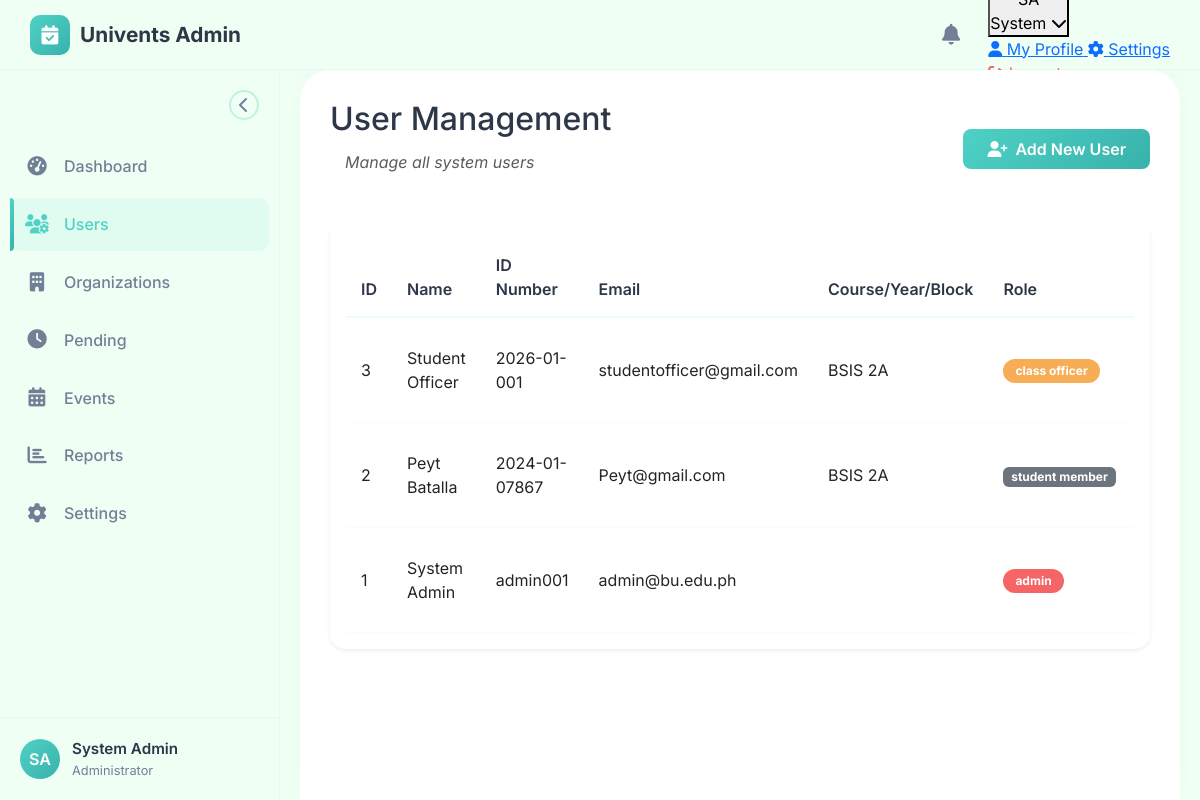
Page /Admin/users.php (signed in) on the committed database.
### tables this page shows
CREATE TABLE `users` (
  `user_id` int(11) NOT NULL,
  `id_number` varchar(20) NOT NULL,
  `first_name` varchar(50) NOT NULL,
  `last_name` varchar(50) NOT NULL,
  `email` varchar(100) NOT NULL,
  `password` varchar(255) NOT NULL,
  `profile_picture` varchar(255) DEFAULT NULL,
  `contact_number` varchar(20) DEFAULT NULL,
  `year_level` int(11) DEFAULT NULL,
  `course` varchar(50) DEFAULT NULL,
  `block` varchar(10) DEFAULT NULL,
  `role` enum('admin','org_officer','class_officer','student_member') NOT NULL,
  `status` enum('active','inactive','pending') DEFAULT 'pending',
  `created_at` timestamp NOT NULL DEFAULT current_timestamp(),
  `updated_at` timestamp NOT NULL DEFAULT current_timestamp() ON UPDATE current_timestamp()
);

### config.php (called while the page is built, shortened)
<?php
function getCurrentUser($conn) {
    if (isset($_SESSION['user_id'])) {
        $user_id = $_SESSION['user_id'];
        $sql = "SELECT * FROM users WHERE user_id = ?";
        $stmt = $conn->prepare($sql);
        $stmt->bind_param("i", $user_id);
        $stmt->execute();
        $result = $stmt->get_result();
        return $result->fetch_assoc();
    }
    return null;
}
function getUserInitials($user) {
    return strtoupper(substr($user['first_name'], 0, 1) . substr($user['last_name'], 0, 1));
}
?>

### Admin/users.php (the view, shortened to what this page needs)
<?php
require_once '../config.php';
$user = getCurrentUser($conn);
$users_sql = "SELECT * FROM users ORDER BY created_at DESC";
$users_result = $conn->query($users_sql);
?>
<!DOCTYPE html>
<html lang="en">
<head>
    <link href="https://cdn.jsdelivr.net/npm/bootstrap@5.3.0/dist/css/bootstrap.min.css" rel="stylesheet">
    <link rel="stylesheet" href="https://cdnjs.cloudflare.com/ajax/libs/font-awesome/6.4.0/css/all.min.css">
    <link rel="stylesheet" href="../style.css">
    <link rel="stylesheet" href="../style3.css">
</head>
<body class="dashboard-body">
    <?php include 'nav_sidebar_admin.php'; ?>
    <div class="main-content" id="mainContent">
        <div class="dashboard-content">
            <div class="d-flex justify-content-between align-items-center mb-4">
                <div>
                    <h2 class="mb-1">User Management</h2>
                    <p class="text-muted">Manage all system users</p>
                </div>
                <button class="btn btn-primary" data-bs-toggle="modal" data-bs-target="#addUserModal">
                    <i class="fas fa-user-plus me-2"></i>Add New User
                </button>
            </div>
            <div class="card border-0 shadow-sm">
                <div class="card-body">
                    <div class="table-responsive">
                        <table class="table table-hover">
                            <thead>
                                <tr>
                                    <th>ID</th>
                                    <th>Name</th>
                                    <th>ID Number</th>
                                    <th>Email</th>
                                    <th>Course/Year/Block</th>
                                    <th>Role</th>
                                    <th>Status</th>
                                </tr>
                            </thead>
                            <tbody>
                                <?php while($u = $users_result->fetch_assoc()): ?>
                                <tr>
                                    <td><?php echo $u['user_id']; ?></td>
                                    <td><?php echo $u['first_name'] . ' ' . $u['last_name']; ?></td>
                                    <td><?php echo $u['id_number']; ?></td>
                                    <td><?php echo $u['email']; ?></td>
                                    <td><?php echo $u['course'] . ' ' . $u['year_level'] . $u['block']; ?></td>
                                    <td>
                                        <span class="badge bg-<?php
                                            echo $u['role'] == 'admin' ? 'danger' :
                                                ($u['role'] == 'org_officer' ? 'primary' :
                                                ($u['role'] == 'class_officer' ? 'warning' : 'secondary'));
                                        ?>">
                                            <?php echo str_replace('_', ' ', $u['role']); ?>
                                        </span>
                                    </td>
                                    <td>
                                    </td>
                                </tr>
                                <?php endwhile; ?>
                            </tbody>
                        </table>
                    </div>
                </div>
            </div>
        </div>
    </div>
</div>
</body>
</html>

### Admin/nav_sidebar_admin.php (shortened to what this page needs)
<nav class="dashboard-navbar">
    <div class="nav-left">
        <div class="navbar-brand">
            <i class="fas fa-calendar-check brand-icon"></i>
            <span class="brand-text">Univents Admin</span>
        </div>
    </div>
    <div class="nav-right">
        <div class="notification-dropdown" id="notificationDropdown">
            <button class="notification-btn" id="notificationBtn">
                <i class="fas fa-bell"></i>
            </button>
        </div>
        <div class="user-profile-dropdown">
            <button class="user-profile-btn" id="profileBtn">
                <div class="profile-image">
                    <?php if(isset($user) && $user['profile_picture']): ?>
                        <img src="<?php echo $user['profile_picture']; ?>" alt="Profile">
                    <?php else: ?>
                        <div class="profile-initials">
                        </div>
                    <?php endif; ?>
                </div>
                <span class="welcome-text"><?php echo isset($user) ? $user['first_name'] : 'Admin'; ?></span>
                <i class="fas fa-chevron-down"></i>
            </button>
            <div class="profile-menu" id="profileMenu">
                <a href="profile.php" class="profile-menu-item">
                    <i class="fas fa-user"></i>
                    <span>My Profile</span>
                </a>
                <a href="settings.php" class="profile-menu-item">
                    <i class="fas fa-cog"></i>
                    <span>Settings</span>
                </a>
                <a href="../logout.php" class="profile-menu-item text-danger">
                    <span>Logout</span>
                </a>
            </div>
        </div>
    </div>
</nav>
<div class="dashboard-container">
    <div class="sidebar" id="sidebar">
        <div class="sidebar-header">
            <button class="collapse-btn" id="collapseBtn">
                <i class="fas fa-chevron-left"></i>
            </button>
        </div>
        <div class="sidebar-menu">
            <a href="admindashboard.php" class="menu-item <?php echo basename($_SERVER['PHP_SELF']) == 'admindashboard.php' ? 'active' : ''; ?>" data-tooltip="Dashboard">
                <div class="menu-icon">
                    <i class="fas fa-tachometer-alt"></i>
                </div>
                <span class="menu-text">Dashboard</span>
            </a>
            <a href="users.php" class="menu-item <?php echo basename($_SERVER['PHP_SELF']) == 'users.php' ? 'active' : ''; ?>" data-tooltip="Users">
                <div class="menu-icon">
                    <i class="fas fa-users-cog"></i>
                </div>
                <span class="menu-text">Users</span>
                <div class="active-indicator"></div>
            </a>
            <a href="organizations.php" class="menu-item <?php echo basename($_SERVER['PHP_SELF']) == 'organizations.php' ? 'active' : ''; ?>" data-tooltip="Organizations">
                <div class="menu-icon">
                    <i class="fas fa-building"></i>
                </div>
                <span class="menu-text">Organizations</span>
            </a>
            <a href="pending.php" class="menu-item <?php echo basename($_SERVER['PHP_SELF']) == 'pending.php' ? 'active' : ''; ?>" data-tooltip="Pending Approvals">
                <div class="menu-icon">
                    <i class="fas fa-clock"></i>
                </div>
                <span class="menu-text">Pending</span>
            </a>
            <a href="events.php" class="menu-item <?php echo basename($_SERVER['PHP_SELF']) == 'events.php' ? 'active' : ''; ?>" data-tooltip="Events">
                <div class="menu-icon">
                    <i class="fas fa-calendar-alt"></i>
                </div>
                <span class="menu-text">Events</span>
            </a>
            <a href="reports.php" class="menu-item <?php echo basename($_SERVER['PHP_SELF']) == 'reports.php' ? 'active' : ''; ?>" data-tooltip="Reports">
                <div class="menu-icon">
                    <i class="fas fa-chart-bar"></i>
                </div>
                <span class="menu-text">Reports</span>
            </a>
            <a href="settings.php" class="menu-item <?php echo basename($_SERVER['PHP_SELF']) == 'settings.php' ? 'active' : ''; ?>" data-tooltip="Settings">
                <div class="menu-icon">
                    <i class="fas fa-cog"></i>
                </div>
                <span class="menu-text">Settings</span>
            </a>
        </div>
        <a href="profile.php" class="sidebar-footer-link">
            <div class="sidebar-footer">
                <div class="user-info-mini">
                    <div class="user-avatar-mini">
                        <?php if(isset($user) && $user['profile_picture']): ?>
                            <img src="<?php echo $user['profile_picture']; ?>" alt="Profile">
                        <?php else: ?>
                            <?php echo isset($user) ? getUserInitials($user) : 'A'; ?>
                        <?php endif; ?>
                    </div>
                    <div class="user-details-mini">
                        <span class="user-name-mini"><?php echo isset($user) ? $user['first_name'] . ' ' . $user['last_name'] : 'Admin'; ?></span>
                        <span class="user-role-mini">Administrator</span>
                    </div>
                </div>
            </div>
        </a>
    </div>

### rows in the picture
users: first_name "System", getUserInitials($user) "SA", last_name "Admin", user_id "1", id_number "admin001", email "admin@bu.edu.ph", role "admin"
users: user_id "3", first_name "Student", last_name "Officer", id_number "2026-01-001", email "studentofficer@gmail.com", course "BSIS", year_level "2", block "A", role "class officer"
users: user_id "2", first_name "Peyt", last_name "Batalla", id_number "2024-01-07867", email "Peyt@gmail.com", course "BSIS", year_level "2", block "A", role "student member"
